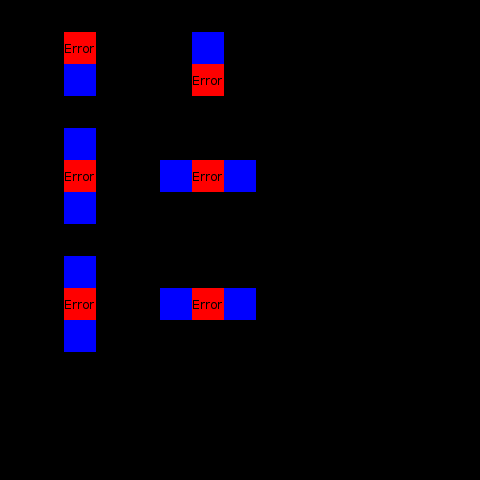

A 2D game scene composited from a Tiled map and its tileset images. What follows is a short description and the map's XML, with each tile layer's data collapsed to a summary:
An orthogonal 15x15 tile map with 32x32 px tiles, 3 tile layers (Regions, Input_set, Output_Error), 2 tilesets.

<map version="1.0" orientation="orthogonal" width="15" height="15" tilewidth="32" tileheight="32">
 <tileset firstgid="1" name="ruleset" tilewidth="32" tileheight="32">
  <image source="ruleset.png" trans="ff00ff" width="256" height="64" />
 </tileset>
 <tileset firstgid="17" name="water" tilewidth="32" tileheight="32">
  <image source="../tiles/water.png" trans="ff00ff" width="96" height="192" />
 </tileset>
 <layer name="Regions" width="15" height="15">
  <data>[225 cells, 28 non-empty, 1 distinct tile ids]</data>
 </layer>
 <layer name="Input_set" width="15" height="15">
  <data>[225 cells, 28 non-empty, 2 distinct tile ids]</data>
 </layer>
 <layer name="Output_Error" width="15" height="15">
  <data>[225 cells, 6 non-empty, 1 distinct tile ids]</data>
 </layer>
</map>
